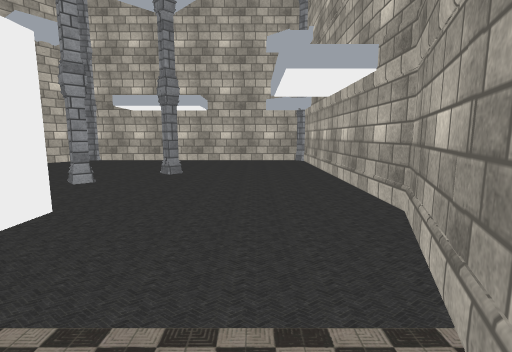
View 1 (above)

16 first-person views from a walk through a scene from a Unity 3-D project. The camera is 1.3 m above the floor, tilts 8° down and sees 85° across. The floor is counted in squares, 1 m on a side. Each view is taken from the middle of a square. On the plan, view 1 faces up. The plan holds only what a view shows up to about 13 squares ahead; the rest is blank. The player is left out. Some surface patterns are stand-ins.

View 2
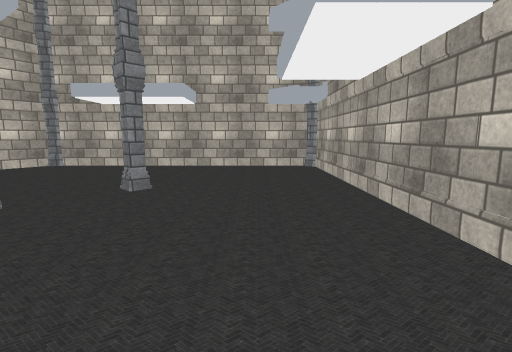

View 3
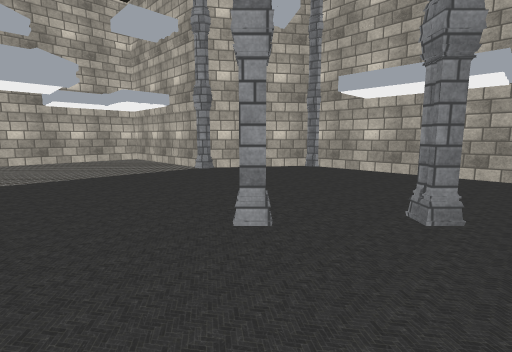

View 4
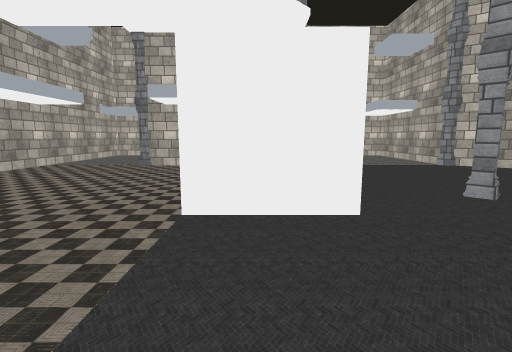

View 5
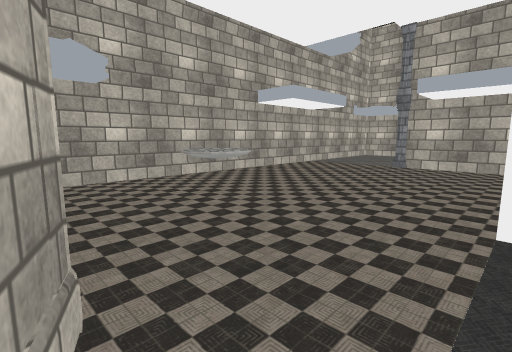

View 6
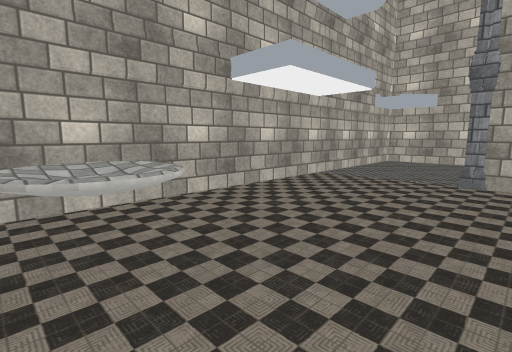

View 7
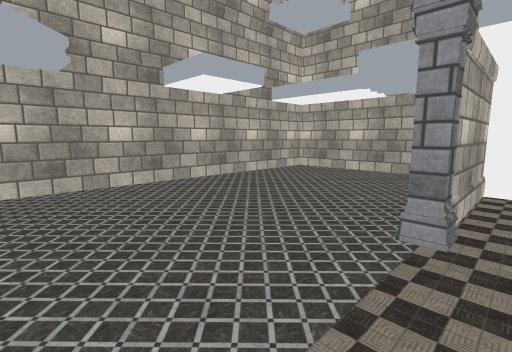

View 8
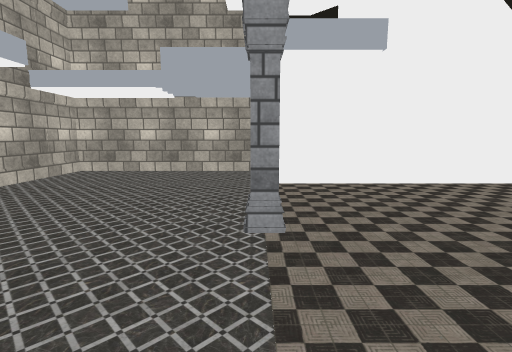

View 9
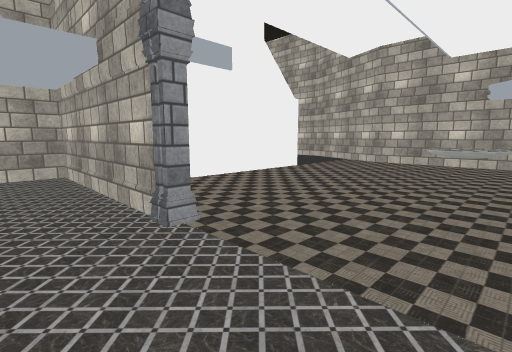

View 10
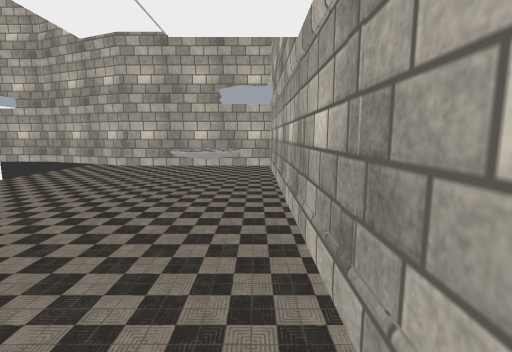

View 11
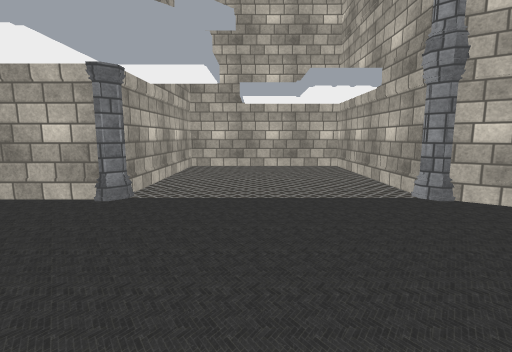

View 12
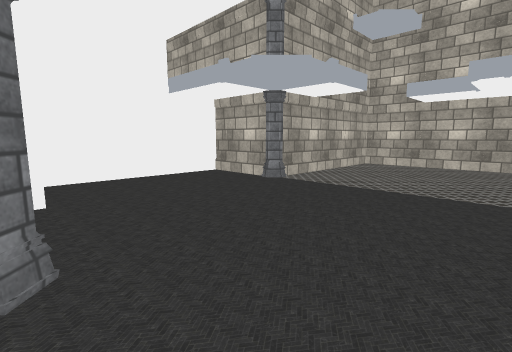

View 13
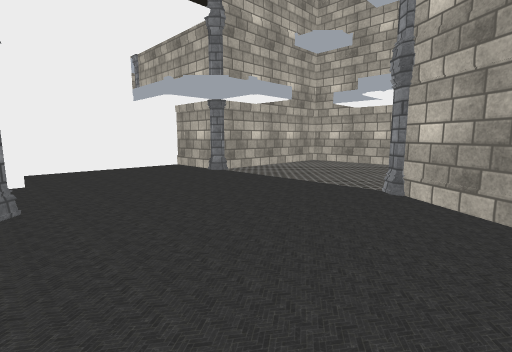

View 14
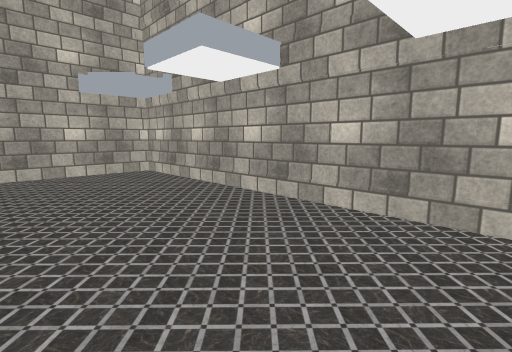

View 15
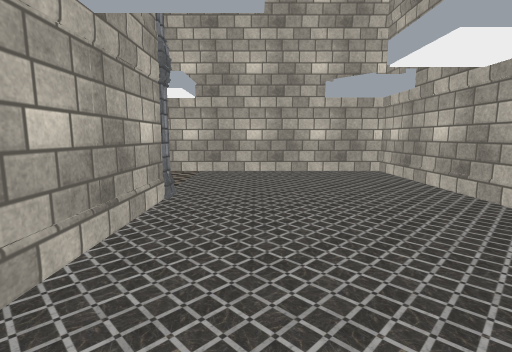

View 16
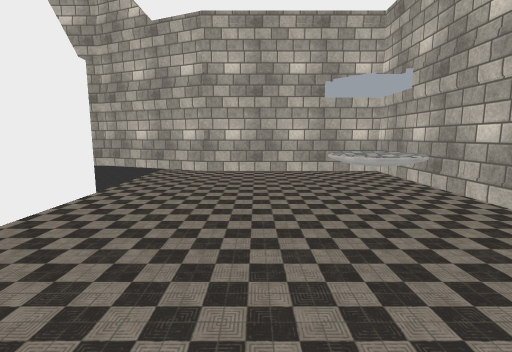

### Floor plan
Points are (right, up) in squares from view 1. A wall is a line through its corners. A room is listed if a view was taken in it or the views show most of it. See-through windows are left out.
Room 1 (views 1, 2, 3, 4, 5, 6, 7, 8, 9, 10, 11, 12, 13, 14, 15, 16)
walls: (-5.9, 4.8) (-5.4, 4.8); (-11.8, 4.6) (-11.8, 2) (-6, 2); (-3.6, 4.9) (-3.6, 1.7) (-11.8, 1.7) (-11.8, -1.5); (-12.5, 4.6) (-18.7, 4.6) (-18.7, -6.6) (0.6, -6.6) (0.6, -0.1) (2.6, 4.8) (2.6, 14.4); (-12, -1.6) (-12, 4.4); (-12.4, 11.6) (-18.5, 11.6) (-18.5, 5.1) (-12.4, 5.1); (-9.3, 15.5) (-11.5, 12.3); (2.4, 15.6) (-8.5, 15.6)
objects: pillar (-12, -2); pillar (-12, 5); pillar (-12, 12); table (-5, -5) to (-3, -4); pillar (-5, 8); pillar (-3, 10)

Where each view was taken, in squares from view 1:
view 1: 0 up, 0 right, facing up
view 2: 3 up, 0 right, facing up
view 3: 5 up, 2 left, facing up-left
view 4: 3 up, 1 right, facing left
view 5: 2 up, 1 right, facing down-left
view 6: 1 down, 3 left, facing down-left
view 7: 6 down, 11 left, facing up-left
view 8: 6 down, 12 left, facing up
view 9: 6 down, 14 left, facing up-right
view 10: 6 down, 12 left, facing right
view 11: 8 up, 6 left, facing left
view 12: 11 up, 5 left, facing down-left
view 13: 14 up, 5 left, facing down-left
view 14: 4 up, 14 left, facing down-left
view 15: 4 up, 14 left, facing down
view 16: 2 down, 10 left, facing right
